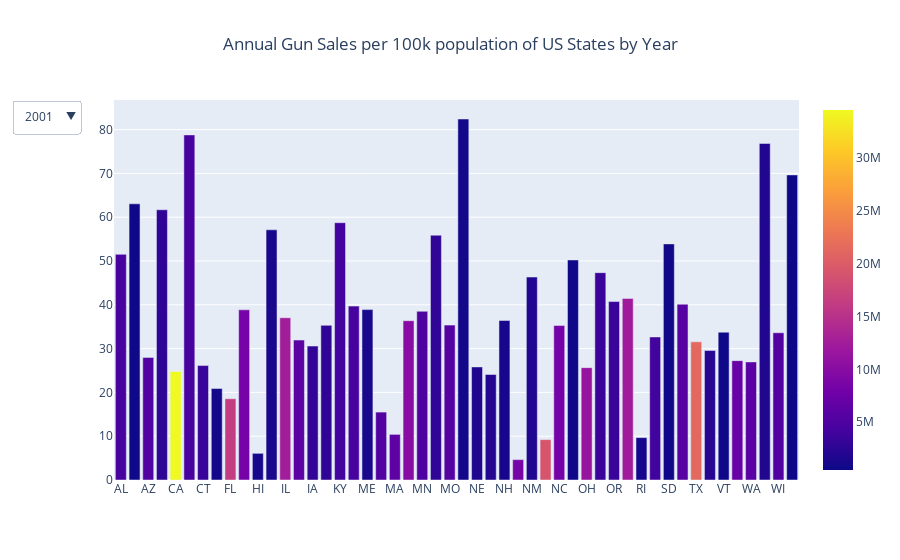

Notebook code for this chart:
### Markdown cell above
## Annual Gun Sales per 100k population of US States by Year Dropdown Menu

### Code cell
# bar plot for the guns sales per 100k people by state in any year
import plotly.express as px
import plotly.graph_objects as go

# We have a list for every day
# In your case will be gropuby('RuleName')
# here for every element d
# d[0] is the name(key) and d[1] is the dataframe
dfs = list(ann_sales_pop_bystate.groupby("year"))

first_title = dfs[0][0]
traces = []
buttons = []
for i,d in enumerate(dfs):
    visible = [False] * len(dfs)
    visible[i] = True
    name = d[0]
    traces.append(px.bar(d[1], x = 'code', y = 'gun_sales_per_100k', color = 'population', width= 200, height= 200).update_traces(visible=True if i==0 else False).data[0])
        # px.treemap(d[1],
        #            path=['year', 'code', ],
        #            values='population').update_traces(visible=True if i==0 else False).data[0]
        
  
    buttons.append(dict(label=name,
                        method="update",
                        args=[{"visible":visible},
                              {"title":f"{name}"}]))

updatemenus = [{'active':0, "buttons":buttons}]

fig = go.Figure(data=traces,
                 layout=dict(updatemenus=updatemenus))
fig.update_layout(title=first_title, title_x=0.5, title_text = 'Annual Gun Sales per 100k population of US States by Year ')
fig.show()

# write to make file
import plotly.io as pio
pio.write_html(fig, file='Barplot_Annual_Gun_Sales_100k.html', auto_open=True)

### Figure 1 — Plotly figure (JSON) as saved in the notebook; plotly's stock layout.template omitted (floating-point values rounded to 4 significant figures)
{"data": [{"alignmentgroup": "True", "hovertemplate": "code=%{x}<br>gun_sales_per_100k=%{y}<br>population=%{marker.color}<extra></extra>", "legendgroup": "", "marker": {"color": [4468000.0, 633700.0, 5273000.0, 2692000.0, 34480000.0, 4426000.0, 3433000.0, 795700.0, 16360000.0, 8377000.0, 1226000.0, 1320000.0, 12490000.0, 6128000.0, 2932000.0, 2702000.0, 4068000.0, 4478000.0, 1286000.0, 5375000.0, 6398000.0, 9991000.0, 4983000.0, 2853000.0, 5641000.0, 907000.0, 1720000.0, 2098000.0, 1256000.0, 8493000.0, 1832000.0, 19080000.0, 8210000.0, 639100.0, 11390000.0, 3467000.0, 3468000.0, 12300000.0, 1057000.0, 4065000.0, 758000.0, 5751000.0, 21320000.0, 2284000.0, 612200.0, 7198000.0, 5986000.0, 1801000.0, 5407000.0, 494700.0], "coloraxis": "coloraxis"}, "name": "", "offsetgroup": "", "orientation": "v", "showlegend": false, "textposition": "auto", "type": "bar", "visible": true, "x": ["AL", "AK", "AZ", "AR", "CA", "CO", "CT", "DE", "FL", "GA", "HI", "ID", "IL", "IN", "IA", "KS", "KY", "LA", "ME", "MD", "MA", "MI", "MN", "MS", "MO", "MT", "NE", "NV", "NH", "NJ", "NM", "NY", "NC", "ND", "OH", "OK", "OR", "PA", "RI", "SC", "SD", "TN", "TX", "UT", "VT", "VA", "WA", "WV", "WI", "WY"], "xaxis": "x", "y": [51.52, 63.06, 27.99, 61.7, 24.78, 78.79, 26.13, 20.89, 18.55, 38.86, 6.088, 57.12, 37.05, 31.95, 30.58, 35.31, 58.75, 39.7, 38.9, 15.51, 10.42, 36.37, 38.52, 55.88, 35.36, 82.42, 25.82, 24.09, 36.42, 4.654, 46.34, 9.221, 35.27, 50.24, 25.66, 47.34, 40.74, 41.46, 9.68, 32.66, 53.91, 40.13, 31.56, 29.56, 33.74, 27.25, 26.96, 76.84, 33.62, 69.65], "yaxis": "y"}, {"alignmentgroup": "True", "hovertemplate": "code=%{x}<br>gun_sales_per_100k=%{y}<br>population=%{marker.color}<extra></extra>", "legendgroup": "", "marker": {"color": [4480000.0, 642300.0, 5396000.0, 2706000.0, 34870000.0, 4490000.0, 3459000.0, 806200.0, 16690000.0, 8508000.0, 1240000.0, 1340000.0, 12530000.0, 6156000.0, 2934000.0, 2714000.0, 4090000.0, 4497000.0, 1296000.0, 5440000.0, 6417000.0, 10020000.0, 5019000.0, 2859000.0, 5675000.0, 911700.0, 1728000.0, 2174000.0, 1269000.0, 8553000.0, 1855000.0, 19140000.0, 8326000.0, 638200.0, 11410000.0, 3489000.0, 3513000.0, 12330000.0, 1066000.0, 4108000.0, 760000.0, 5796000.0, 21690000.0, 2325000.0, 615400.0, 7287000.0, 6052000.0, 1805000.0, 5445000.0, 500000.0], "coloraxis": "coloraxis"}, "name": "", "offsetgroup": "", "orientation": "v", "showlegend": false, "textposition": "auto", "type": "bar", "visible": false, "x": ["AL", "AK", "AZ", "AR", "CA", "CO", "CT", "DE", "FL", "GA", "HI", "ID", "IL", "IN", "IA", "KS", "KY", "LA", "ME", "MD", "MA", "MI", "MN", "MS", "MO", "MT", "NE", "NV", "NH", "NJ", "NM", "NY", "NC", "ND", "OH", "OK", "OR", "PA", "RI", "SC", "SD", "TN", "TX", "UT", "VT", "VA", "WA", "WV", "WI", "WY"], "xaxis": "x", "y": [49.33, 57.28, 26.36, 56.7, 19.63, 40.92, 27.06, 20.33, 17.31, 33.52, 6.298, 55.25, 35.62, 30.58, 30.79, 34.68, 56.1, 37.71, 38.52, 14.48, 14.78, 35.3, 38.33, 52.45, 34.89, 83.72, 24.98, 21.69, 39.14, 5.065, 43.15, 8.409, 32.3, 49.11, 26.04, 45.71, 39.14, 46.04, 8.932, 29.69, 58.26, 38.48, 30.65, 26.54, 33.28, 26.32, 31.96, 74.69, 31.91, 67.17], "yaxis": "y"}, {"alignmentgroup": "True", "hovertemplate": "code=%{x}<br>gun_sales_per_100k=%{y}<br>population=%{marker.color}<extra></extra>", "legendgroup": "", "marker": {"color": [4503000.0, 648400.0, 5510000.0, 2725000.0, 35250000.0, 4529000.0, 3484000.0, 818000.0, 17000000.0, 8623000.0, 1251000.0, 1363000.0, 12560000.0, 6197000.0, 2942000.0, 2723000.0, 4117000.0, 4521000.0, 1307000.0, 5496000.0, 6423000.0, 10040000.0, 5054000.0, 2868000.0, 5709000.0, 919600.0, 1739000.0, 2249000.0, 1280000.0, 8601000.0, 1878000.0, 19180000.0, 8423000.0, 638800.0, 11430000.0, 3505000.0, 3547000.0, 12370000.0, 1071000.0, 4150000.0, 763700.0, 5848000.0, 22030000.0, 2360000.0, 617900.0, 7367000.0, 6104000.0, 1812000.0, 5479000.0, 503500.0], "coloraxis": "coloraxis"}, "name": "", "offsetgroup": "", "orientation": "v", "showlegend": false, "textposition": "auto", "type": "bar", "visible": false, "x": ["AL", "AK", "AZ", "AR", "CA", "CO", "CT", "DE", "FL", "GA", "HI", "ID", "IL", "IN", "IA", "KS", "KY", "LA", "ME", "MD", "MA", "MI", "MN", "MS", "MO", "MT", "NE", "NV", "NH", "NJ", "NM", "NY", "NC", "ND", "OH", "OK", "OR", "PA", "RI", "SC", "SD", "TN", "TX", "UT", "VT", "VA", "WA", "WV", "WI", "WY"], "xaxis": "x", "y": [50.07, 57.15, 26.44, 55.14, 14.88, 40.02, 28.86, 20.0, 17.54, 32.73, 5.946, 54.77, 41.09, 29.67, 32.33, 35.76, 55.1, 38.86, 38.96, 14.24, 20.46, 34.08, 45.46, 52.6, 35.53, 87.85, 25.74, 21.98, 42.76, 4.852, 42.15, 7.866, 31.4, 52.27, 26.12, 47.8, 40.3, 41.69, 9.017, 29.24, 62.43, 37.58, 31.24, 29.87, 32.32, 27.18, 35.04, 72.71, 34.42, 65.91], "yaxis": "y"}, {"alignmentgroup": "True", "hovertemplate": "code=%{x}<br>gun_sales_per_100k=%{y}<br>population=%{marker.color}<extra></extra>", "legendgroup": "", "marker": {"color": [4531000.0, 659300.0, 5652000.0, 2750000.0, 35570000.0, 4575000.0, 3496000.0, 830800.0, 17420000.0, 8769000.0, 1274000.0, 1392000.0, 12590000.0, 6233000.0, 2954000.0, 2734000.0, 4146000.0, 4552000.0, 1314000.0, 5547000.0, 6412000.0, 10060000.0, 5088000.0, 2889000.0, 5748000.0, 930000.0, 1749000.0, 2346000.0, 1290000.0, 8635000.0, 1904000.0, 19170000.0, 8553000.0, 644700.0, 11450000.0, 3525000.0, 3569000.0, 12410000.0, 1075000.0, 4211000.0, 770400.0, 5911000.0, 22390000.0, 2402000.0, 619900.0, 7476000.0, 6179000.0, 1816000.0, 5514000.0, 509100.0], "coloraxis": "coloraxis"}, "name": "", "offsetgroup": "", "orientation": "v", "showlegend": false, "textposition": "auto", "type": "bar", "visible": false, "x": ["AL", "AK", "AZ", "AR", "CA", "CO", "CT", "DE", "FL", "GA", "HI", "ID", "IL", "IN", "IA", "KS", "KY", "LA", "ME", "MD", "MA", "MI", "MN", "MS", "MO", "MT", "NE", "NV", "NH", "NJ", "NM", "NY", "NC", "ND", "OH", "OK", "OR", "PA", "RI", "SC", "SD", "TN", "TX", "UT", "VT", "VA", "WA", "WV", "WI", "WY"], "xaxis": "x", "y": [50.76, 61.44, 27.55, 57.59, 15.43, 42.45, 28.87, 19.77, 18.26, 26.48, 5.73, 54.28, 46.9, 28.32, 33.35, 36.21, 56.67, 37.88, 40.09, 13.97, 17.62, 34.05, 44.78, 52.71, 36.42, 89.83, 27.69, 23.34, 44.02, 4.329, 42.83, 8.357, 32.32, 53.81, 28.56, 49.13, 41.94, 40.68, 9.356, 29.48, 65.32, 38.81, 30.05, 33.3, 31.44, 28.5, 32.93, 73.14, 33.93, 69.59], "yaxis": "y"}, {"alignmentgroup": "True", "hovertemplate": "code=%{x}<br>gun_sales_per_100k=%{y}<br>population=%{marker.color}<extra></extra>", "legendgroup": "", "marker": {"color": [4570000.0, 666900.0, 5839000.0, 2781000.0, 35830000.0, 4632000.0, 3507000.0, 845200.0, 17840000.0, 8926000.0, 1293000.0, 1428000.0, 12610000.0, 6279000.0, 2964000.0, 2745000.0, 4183000.0, 4577000.0, 1319000.0, 5592000.0, 6403000.0, 10050000.0, 5120000.0, 2906000.0, 5790000.0, 940100.0, 1761000.0, 2432000.0, 1298000.0, 8652000.0, 1932000.0, 19130000.0, 8705000.0, 646100.0, 11460000.0, 3549000.0, 3613000.0, 12450000.0, 1068000.0, 4270000.0, 775500.0, 5991000.0, 22780000.0, 2458000.0, 621200.0, 7577000.0, 6257000.0, 1820000.0, 5546000.0, 514200.0], "coloraxis": "coloraxis"}, "name": "", "offsetgroup": "", "orientation": "v", "showlegend": false, "textposition": "auto", "type": "bar", "visible": false, "x": ["AL", "AK", "AZ", "AR", "CA", "CO", "CT", "DE", "FL", "GA", "HI", "ID", "IL", "IN", "IA", "KS", "KY", "LA", "ME", "MD", "MA", "MI", "MN", "MS", "MO", "MT", "NE", "NV", "NH", "NJ", "NM", "NY", "NC", "ND", "OH", "OK", "OR", "PA", "RI", "SC", "SD", "TN", "TX", "UT", "VT", "VA", "WA", "WV", "WI", "WY"], "xaxis": "x", "y": [51.62, 66.74, 30.25, 58.97, 17.05, 44.54, 27.83, 20.26, 20.77, 28.88, 5.86, 56.25, 41.8, 27.43, 33.85, 35.81, 55.61, 45.44, 38.16, 14.47, 16.45, 33.53, 43.79, 57.71, 37.0, 89.42, 27.35, 25.79, 42.94, 4.228, 42.46, 8.299, 31.19, 55.72, 27.32, 51.3, 43.74, 38.79, 9.035, 33.21, 65.47, 42.3, 32.43, 36.2, 29.95, 29.26, 35.09, 73.42, 33.0, 73.73], "yaxis": "y"}, {"alignmentgroup": "True", "hovertemplate": "code=%{x}<br>gun_sales_per_100k=%{y}<br>population=%{marker.color}<extra></extra>", "legendgroup": "", "marker": {"color": [4629000.0, 675300.0, 6029000.0, 2822000.0, 36020000.0, 4720000.0, 3517000.0, 859300.0, 18170000.0, 9156000.0, 1310000.0, 1469000.0, 12640000.0, 6333000.0, 2983000.0, 2763000.0, 4219000.0, 4303000.0, 1324000.0, 5627000.0, 6410000.0, 10040000.0, 5164000.0, 2905000.0, 5843000.0, 952700.0, 1773000.0, 2523000.0, 1308000.0, 8662000.0, 1962000.0, 19100000.0, 8917000.0, 649400.0, 11480000.0, 3594000.0, 3671000.0, 12510000.0, 1063000.0, 4358000.0, 783000.0, 6089000.0, 23360000.0, 2526000.0, 622900.0, 7674000.0, 6371000.0, 1828000.0, 5578000.0, 522700.0], "coloraxis": "coloraxis"}, "name": "", "offsetgroup": "", "orientation": "v", "showlegend": false, "textposition": "auto", "type": "bar", "visible": false, "x": ["AL", "AK", "AZ", "AR", "CA", "CO", "CT", "DE", "FL", "GA", "HI", "ID", "IL", "IN", "IA", "KS", "KY", "LA", "ME", "MD", "MA", "MI", "MN", "MS", "MO", "MT", "NE", "NV", "NH", "NJ", "NM", "NY", "NC", "ND", "OH", "OK", "OR", "PA", "RI", "SC", "SD", "TN", "TX", "UT", "VT", "VA", "WA", "WV", "WI", "WY"], "xaxis": "x", "y": [52.53, 69.65, 33.87, 60.29, 17.15, 45.49, 27.75, 19.43, 22.66, 34.07, 5.794, 61.97, 41.74, 29.32, 34.01, 39.5, 187.6, 49.31, 40.12, 14.61, 21.4, 33.12, 47.39, 61.65, 39.43, 92.13, 28.89, 28.92, 48.27, 4.308, 46.03, 10.42, 32.52, 60.72, 28.32, 53.07, 44.6, 41.6, 9.346, 34.1, 67.27, 42.46, 32.97, 42.23, 33.25, 31.13, 40.09, 75.45, 33.93, 81.08], "yaxis": "y"}, {"alignmentgroup": "True", "hovertemplate": "code=%{x}<br>gun_sales_per_100k=%{y}<br>population=%{marker.color}<extra></extra>", "legendgroup": "", "marker": {"color": [4673000.0, 680300.0, 6168000.0, 2849000.0, 36250000.0, 4804000.0, 3527000.0, 871700.0, 18370000.0, 9350000.0, 1316000.0, 1505000.0, 12700000.0, 6380000.0, 2999000.0, 2784000.0, 4257000.0, 4376000.0, 1327000.0, 5653000.0, 6432000.0, 10000000.0, 5207000.0, 2928000.0, 5888000.0, 964700.0, 1783000.0, 2601000.0, 1313000.0, 8678000.0, 1990000.0, 19130000.0, 9118000.0, 652800.0, 11500000.0, 3634000.0, 3722000.0, 12560000.0, 1057000.0, 4444000.0, 791600.0, 6176000.0, 23830000.0, 2598000.0, 623500.0, 7751000.0, 6462000.0, 1834000.0, 5611000.0, 534900.0], "coloraxis": "coloraxis"}, "name": "", "offsetgroup": "", "orientation": "v", "showlegend": false, "textposition": "auto", "type": "bar", "visible": false, "x": ["AL", "AK", "AZ", "AR", "CA", "CO", "CT", "DE", "FL", "GA", "HI", "ID", "IL", "IN", "IA", "KS", "KY", "LA", "ME", "MD", "MA", "MI", "MN", "MS", "MO", "MT", "NE", "NV", "NH", "NJ", "NM", "NY", "NC", "ND", "OH", "OK", "OR", "PA", "RI", "SC", "SD", "TN", "TX", "UT", "VT", "VA", "WA", "WV", "WI", "WY"], "xaxis": "x", "y": [52.51, 72.91, 31.14, 59.62, 23.61, 46.16, 32.92, 18.25, 23.2, 28.93, 4.956, 62.39, 42.3, 29.29, 32.97, 40.05, 373.0, 47.58, 38.64, 14.19, 25.72, 31.18, 47.64, 59.86, 46.55, 93.66, 29.18, 27.02, 49.61, 4.196, 46.88, 11.09, 31.72, 64.81, 28.36, 52.03, 43.69, 44.78, 9.668, 33.78, 68.23, 39.14, 32.88, 48.91, 32.0, 31.16, 42.74, 72.19, 32.19, 79.96], "yaxis": "y"}, {"alignmentgroup": "True", "hovertemplate": "code=%{x}<br>gun_sales_per_100k=%{y}<br>population=%{marker.color}<extra></extra>", "legendgroup": "", "marker": {"color": [4718000.0, 687500.0, 6280000.0, 2875000.0, 36600000.0, 4890000.0, 3546000.0, 883900.0, 18530000.0, 9505000.0, 1332000.0, 1534000.0, 12750000.0, 6425000.0, 3017000.0, 2808000.0, 4290000.0, 4436000.0, 1331000.0, 5685000.0, 6469000.0, 9947000.0, 5247000.0, 2948000.0, 5924000.0, 976400.0, 1796000.0, 2654000.0, 1316000.0, 8711000.0, 2011000.0, 19210000.0, 9309000.0, 657600.0, 11520000.0, 3669000.0, 3769000.0, 12610000.0, 1055000.0, 4529000.0, 799100.0, 6247000.0, 24310000.0, 2663000.0, 624200.0, 7833000.0, 6562000.0, 1840000.0, 5641000.0, 546000.0], "coloraxis": "coloraxis"}, "name": "", "offsetgroup": "", "orientation": "v", "showlegend": false, "textposition": "auto", "type": "bar", "visible": false, "x": ["AL", "AK", "AZ", "AR", "CA", "CO", "CT", "DE", "FL", "GA", "HI", "ID", "IL", "IN", "IA", "KS", "KY", "LA", "ME", "MD", "MA", "MI", "MN", "MS", "MO", "MT", "NE", "NV", "NH", "NJ", "NM", "NY", "NC", "ND", "OH", "OK", "OR", "PA", "RI", "SC", "SD", "TN", "TX", "UT", "VT", "VA", "WA", "WV", "WI", "WY"], "xaxis": "x", "y": [63.46, 89.79, 33.23, 66.72, 21.32, 58.39, 43.97, 20.48, 27.19, 38.65, 6.432, 65.47, 48.32, 34.23, 35.91, 44.9, 438.5, 55.99, 42.51, 15.76, 18.53, 35.92, 52.83, 61.42, 54.27, 99.96, 31.5, 35.89, 51.14, 4.652, 52.78, 11.55, 37.32, 71.22, 30.4, 60.4, 47.73, 47.46, 11.76, 40.83, 78.2, 45.27, 38.86, 68.19, 35.23, 35.61, 48.24, 80.25, 33.12, 90.2], "yaxis": "y"}, {"alignmentgroup": "True", "hovertemplate": "code=%{x}<br>gun_sales_per_100k=%{y}<br>population=%{marker.color}<extra></extra>", "legendgroup": "", "marker": {"color": [4758000.0, 698900.0, 6343000.0, 2897000.0, 36960000.0, 4972000.0, 3562000.0, 891700.0, 18650000.0, 9621000.0, 1347000.0, 1554000.0, 12800000.0, 6459000.0, 3033000.0, 2833000.0, 4317000.0, 4492000.0, 1330000.0, 5730000.0, 6518000.0, 9902000.0, 5281000.0, 2959000.0, 5961000.0, 984000.0, 1813000.0, 2685000.0, 1316000.0, 8756000.0, 2037000.0, 19310000.0, 9450000.0, 665000.0, 11530000.0, 3718000.0, 3809000.0, 12670000.0, 1054000.0, 4590000.0, 807100.0, 6306000.0, 24800000.0, 2723000.0, 624800.0, 7926000.0, 6667000.0, 1848000.0, 5669000.0, 559900.0], "coloraxis": "coloraxis"}, "name": "", "offsetgroup": "", "orientation": "v", "showlegend": false, "textposition": "auto", "type": "bar", "visible": false, "x": ["AL", "AK", "AZ", "AR", "CA", "CO", "CT", "DE", "FL", "GA", "HI", "ID", "IL", "IN", "IA", "KS", "KY", "LA", "ME", "MD", "MA", "MI", "MN", "MS", "MO", "MT", "NE", "NV", "NH", "NJ", "NM", "NY", "NC", "ND", "OH", "OK", "OR", "PA", "RI", "SC", "SD", "TN", "TX", "UT", "VT", "VA", "WA", "WV", "WI", "WY"], "xaxis": "x", "y": [66.81, 86.97, 33.95, 72.44, 21.32, 63.08, 56.84, 23.02, 29.84, 38.79, 7.805, 63.84, 58.77, 42.39, 39.64, 50.48, 507.2, 55.01, 45.84, 16.61, 15.17, 36.58, 53.99, 56.46, 59.67, 103.6, 32.73, 39.98, 57.82, 6.343, 52.46, 12.49, 38.99, 72.13, 34.31, 63.1, 48.59, 50.66, 14.05, 46.75, 78.99, 64.86, 40.88, 94.05, 36.95, 37.4, 50.5, 84.88, 34.74, 91.8], "yaxis": "y"}, {"alignmentgroup": "True", "hovertemplate": "code=%{x}<br>gun_sales_per_100k=%{y}<br>population=%{marker.color}<extra></extra>", "legendgroup": "", "marker": {"color": [4786000.0, 713900.0, 6409000.0, 2922000.0, 37330000.0, 5048000.0, 3579000.0, 899700.0, 18850000.0, 9713000.0, 1364000.0, 1571000.0, 12840000.0, 6490000.0, 3050000.0, 2859000.0, 4348000.0, 4545000.0, 1327000.0, 5787000.0, 6563000.0, 9876000.0, 5310000.0, 2970000.0, 5996000.0, 990500.0, 1830000.0, 2703000.0, 1317000.0, 8803000.0, 2065000.0, 19400000.0, 9560000.0, 674300.0, 11550000.0, 3759000.0, 3837000.0, 12710000.0, 1053000.0, 4636000.0, 816200.0, 6357000.0, 25250000.0, 2774000.0, 625800.0, 8024000.0, 6742000.0, 1854000.0, 5689000.0, 564200.0], "coloraxis": "coloraxis"}, "name": "", "offsetgroup": "", "orientation": "v", "showlegend": false, "textposition": "auto", "type": "bar", "visible": false, "x": ["AL", "AK", "AZ", "AR", "CA", "CO", "CT", "DE", "FL", "GA", "HI", "ID", "IL", "IN", "IA", "KS", "KY", "LA", "ME", "MD", "MA", "MI", "MN", "MS", "MO", "MT", "NE", "NV", "NH", "NJ", "NM", "NY", "NC", "ND", "OH", "OK", "OR", "PA", "RI", "SC", "SD", "TN", "TX", "UT", "VT", "VA", "WA", "WV", "WI", "WY"], "xaxis": "x", "y": [64.49, 92.33, 32.15, 65.51, 21.87, 59.59, 50.18, 21.38, 29.68, 34.31, 7.724, 58.59, 54.15, 53.26, 40.89, 50.42, 548.7, 52.63, 49.71, 15.23, 17.66, 35.26, 56.0, 57.2, 58.32, 102.1, 31.85, 38.76, 60.72, 5.739, 52.82, 12.45, 34.69, 69.82, 34.06, 62.22, 48.17, 49.3, 14.09, 43.49, 77.37, 64.66, 38.35, 199.4, 38.79, 39.98, 49.74, 86.05, 34.24, 84.56], "yaxis": "y"}, {"alignmentgroup": "True", "hovertemplate": "code=%{x}<br>gun_sales_per_100k=%{y}<br>population=%{marker.color}<extra></extra>", "legendgroup": "", "marker": {"color": [4802000.0, 723400.0, 6469000.0, 2939000.0, 37670000.0, 5118000.0, 3589000.0, 908000.0, 19080000.0, 9810000.0, 1377000.0, 1584000.0, 12860000.0, 6516000.0, 3064000.0, 2870000.0, 4367000.0, 4575000.0, 1328000.0, 5840000.0, 6606000.0, 9875000.0, 5347000.0, 2978000.0, 6010000.0, 997600.0, 1842000.0, 2718000.0, 1318000.0, 8837000.0, 2078000.0, 19500000.0, 9651000.0, 684900.0, 11550000.0, 3786000.0, 3868000.0, 12740000.0, 1050000.0, 4674000.0, 823800.0, 6398000.0, 25640000.0, 2815000.0, 626300.0, 8106000.0, 6821000.0, 1855000.0, 5709000.0, 567300.0], "coloraxis": "coloraxis"}, "name": "", "offsetgroup": "", "orientation": "v", "showlegend": false, "textposition": "auto", "type": "bar", "visible": false, "x": ["AL", "AK", "AZ", "AR", "CA", "CO", "CT", "DE", "FL", "GA", "HI", "ID", "IL", "IN", "IA", "KS", "KY", "LA", "ME", "MD", "MA", "MI", "MN", "MS", "MO", "MT", "NE", "NV", "NH", "NJ", "NM", "NY", "NC", "ND", "OH", "OK", "OR", "PA", "RI", "SC", "SD", "TN", "TX", "UT", "VT", "VA", "WA", "WV", "WI", "WY"], "xaxis": "x", "y": [70.0, 97.04, 38.88, 70.18, 24.04, 65.7, 51.84, 24.77, 33.71, 37.5, 9.176, 67.31, 64.48, 55.22, 58.73, 57.46, 522.3, 57.82, 55.07, 17.64, 23.23, 36.12, 63.12, 62.14, 65.71, 109.2, 35.76, 43.69, 69.03, 6.819, 55.64, 13.94, 38.88, 89.12, 40.6, 71.8, 54.24, 56.43, 16.44, 49.09, 84.55, 70.5, 45.06, 362.7, 43.58, 40.89, 57.82, 99.99, 56.54, 92.05], "yaxis": "y"}, {"alignmentgroup": "True", "hovertemplate": "code=%{x}<br>gun_sales_per_100k=%{y}<br>population=%{marker.color}<extra></extra>", "legendgroup": "", "marker": {"color": [4818000.0, 730300.0, 6551000.0, 2950000.0, 38000000.0, 5189000.0, 3592000.0, 917100.0, 19320000.0, 9916000.0, 1390000.0, 1596000.0, 12870000.0, 6538000.0, 3075000.0, 2885000.0, 4380000.0, 4602000.0, 1329000.0, 5885000.0, 6645000.0, 9883000.0, 5380000.0, 2986000.0, 6025000.0, 1005000.0, 1855000.0, 2754000.0, 1322000.0, 8868000.0, 2084000.0, 19580000.0, 9748000.0, 701300.0, 11550000.0, 3816000.0, 3900000.0, 12760000.0, 1050000.0, 4723000.0, 834000.0, 6455000.0, 26060000.0, 2855000.0, 626000.0, 8187000.0, 6895000.0, 1857000.0, 5725000.0, 576600.0], "coloraxis": "coloraxis"}, "name": "", "offsetgroup": "", "orientation": "v", "showlegend": false, "textposition": "auto", "type": "bar", "visible": false, "x": ["AL", "AK", "AZ", "AR", "CA", "CO", "CT", "DE", "FL", "GA", "HI", "ID", "IL", "IN", "IA", "KS", "KY", "LA", "ME", "MD", "MA", "MI", "MN", "MS", "MO", "MT", "NE", "NV", "NH", "NJ", "NM", "NY", "NC", "ND", "OH", "OK", "OR", "PA", "RI", "SC", "SD", "TN", "TX", "UT", "VT", "VA", "WA", "WV", "WI", "WY"], "xaxis": "x", "y": [89.54, 116.9, 51.85, 83.46, 29.81, 79.94, 66.12, 33.5, 43.18, 46.95, 12.54, 85.54, 80.51, 72.75, 48.03, 73.12, 591.2, 70.9, 69.13, 23.21, 31.67, 43.55, 81.97, 74.44, 85.2, 133.7, 46.28, 53.14, 96.99, 9.681, 68.83, 17.3, 50.19, 121.0, 54.46, 96.44, 68.48, 75.88, 22.9, 65.29, 106.0, 81.2, 55.11, 80.91, 55.13, 54.82, 75.3, 121.5, 81.99, 109.9], "yaxis": "y"}, {"alignmentgroup": "True", "hovertemplate": "code=%{x}<br>gun_sales_per_100k=%{y}<br>population=%{marker.color}<extra></extra>", "legendgroup": "", "marker": {"color": [4834000.0, 735100.0, 6627000.0, 2959000.0, 38330000.0, 5268000.0, 3596000.0, 925700.0, 19550000.0, 9992000.0, 1404000.0, 1612000.0, 12880000.0, 6571000.0, 3090000.0, 2894000.0, 4395000.0, 4625000.0, 1328000.0, 5929000.0, 6693000.0, 9896000.0, 5420000.0, 2991000.0, 6044000.0, 1015000.0, 1869000.0, 2790000.0, 1323000.0, 8899000.0, 2085000.0, 19650000.0, 9848000.0, 723400.0, 11570000.0, 3851000.0, 3930000.0, 12770000.0, 1052000.0, 4775000.0, 844900.0, 6496000.0, 26450000.0, 2901000.0, 626600.0, 8260000.0, 6971000.0, 1854000.0, 5743000.0, 582700.0], "coloraxis": "coloraxis"}, "name": "", "offsetgroup": "", "orientation": "v", "showlegend": false, "textposition": "auto", "type": "bar", "visible": false, "x": ["AL", "AK", "AZ", "AR", "CA", "CO", "CT", "DE", "FL", "GA", "HI", "ID", "IL", "IN", "IA", "KS", "KY", "LA", "ME", "MD", "MA", "MI", "MN", "MS", "MO", "MT", "NE", "NV", "NH", "NJ", "NM", "NY", "NC", "ND", "OH", "OK", "OR", "PA", "RI", "SC", "SD", "TN", "TX", "UT", "VT", "VA", "WA", "WV", "WI", "WY"], "xaxis": "x", "y": [116.7, 127.1, 54.78, 94.53, 35.7, 97.69, 81.85, 43.28, 54.92, 52.83, 12.4, 91.49, 99.41, 90.87, 51.79, 78.82, 359.1, 76.32, 72.84, 38.99, 37.56, 50.93, 97.0, 77.46, 93.81, 135.8, 49.0, 52.65, 111.6, 13.49, 74.97, 17.97, 58.35, 118.6, 58.85, 98.85, 69.8, 81.79, 25.36, 70.3, 109.0, 92.5, 61.75, 111.9, 57.67, 60.34, 80.49, 134.3, 75.69, 121.3], "yaxis": "y"}, {"alignmentgroup": "True", "hovertemplate": "code=%{x}<br>gun_sales_per_100k=%{y}<br>population=%{marker.color}<extra></extra>", "legendgroup": "", "marker": {"color": [4842000.0, 736300.0, 6730000.0, 2967000.0, 38600000.0, 5350000.0, 3595000.0, 932500.0, 19850000.0, 10070000.0, 1415000.0, 1631000.0, 12880000.0, 6594000.0, 3109000.0, 2900000.0, 4414000.0, 4644000.0, 1331000.0, 5957000.0, 6763000.0, 9930000.0, 5451000.0, 2990000.0, 6056000.0, 1022000.0, 1879000.0, 2818000.0, 1333000.0, 8865000.0, 2090000.0, 19650000.0, 9933000.0, 737400.0, 11600000.0, 3878000.0, 3963000.0, 12790000.0, 1056000.0, 4824000.0, 849100.0, 6541000.0, 26960000.0, 2937000.0, 625200.0, 8311000.0, 7055000.0, 1849000.0, 5752000.0, 582500.0], "coloraxis": "coloraxis"}, "name": "", "offsetgroup": "", "orientation": "v", "showlegend": false, "textposition": "auto", "type": "bar", "visible": false, "x": ["AL", "AK", "AZ", "AR", "CA", "CO", "CT", "DE", "FL", "GA", "HI", "ID", "IL", "IN", "IA", "KS", "KY", "LA", "ME", "MD", "MA", "MI", "MN", "MS", "MO", "MT", "NE", "NV", "NH", "NJ", "NM", "NY", "NC", "ND", "OH", "OK", "OR", "PA", "RI", "SC", "SD", "TN", "TX", "UT", "VT", "VA", "WA", "WV", "WI", "WY"], "xaxis": "x", "y": [128.3, 119.0, 46.16, 78.95, 38.21, 77.25, 75.2, 46.06, 52.13, 48.13, 10.76, 80.77, 104.3, 98.21, 40.85, 59.36, 564.6, 67.91, 62.45, 23.87, 26.52, 42.71, 88.26, 71.84, 85.38, 119.2, 36.49, 41.43, 93.51, 10.41, 66.89, 18.6, 119.0, 95.67, 51.4, 89.86, 61.32, 70.32, 19.32, 60.07, 98.52, 81.54, 54.37, 89.83, 50.39, 50.51, 68.34, 120.0, 58.13, 108.3], "yaxis": "y"}, {"alignmentgroup": "True", "hovertemplate": "code=%{x}<br>gun_sales_per_100k=%{y}<br>population=%{marker.color}<extra></extra>", "legendgroup": "", "marker": {"color": [4852000.0, 737500.0, 6830000.0, 2978000.0, 38920000.0, 5451000.0, 3587000.0, 941300.0, 20210000.0, 10180000.0, 1422000.0, 1651000.0, 12860000.0, 6608000.0, 3121000.0, 2909000.0, 4426000.0, 4665000.0, 1328000.0, 5986000.0, 6794000.0, 9932000.0, 5482000.0, 2988000.0, 6072000.0, 1030000.0, 1891000.0, 2867000.0, 1336000.0, 8868000.0, 2089000.0, 19650000.0, 10030000.0, 754100.0, 11620000.0, 3910000.0, 4016000.0, 12780000.0, 1056000.0, 4892000.0, 854000.0, 6591000.0, 27470000.0, 2982000.0, 625200.0, 8362000.0, 7164000.0, 1842000.0, 5761000.0, 585600.0], "coloraxis": "coloraxis"}, "name": "", "offsetgroup": "", "orientation": "v", "showlegend": false, "textposition": "auto", "type": "bar", "visible": false, "x": ["AL", "AK", "AZ", "AR", "CA", "CO", "CT", "DE", "FL", "GA", "HI", "ID", "IL", "IN", "IA", "KS", "KY", "LA", "ME", "MD", "MA", "MI", "MN", "MS", "MO", "MT", "NE", "NV", "NH", "NJ", "NM", "NY", "NC", "ND", "OH", "OK", "OR", "PA", "RI", "SC", "SD", "TN", "TX", "UT", "VT", "VA", "WA", "WV", "WI", "WY"], "xaxis": "x", "y": [152.0, 116.1, 48.53, 86.41, 45.25, 83.3, 85.79, 53.56, 56.76, 55.7, 10.75, 82.94, 97.01, 163.0, 47.2, 63.89, 727.2, 79.88, 71.33, 21.0, 24.62, 50.44, 94.72, 84.45, 96.33, 123.9, 41.95, 44.47, 102.4, 10.15, 70.8, 17.61, 53.02, 92.07, 64.43, 91.9, 68.76, 77.7, 20.95, 66.84, 117.4, 99.25, 57.31, 85.46, 55.32, 55.37, 70.12, 135.2, 66.53, 106.5], "yaxis": "y"}, {"alignmentgroup": "True", "hovertemplate": "code=%{x}<br>gun_sales_per_100k=%{y}<br>population=%{marker.color}<extra></extra>", "legendgroup": "", "marker": {"color": [4864000.0, 741500.0, 6941000.0, 2990000.0, 39170000.0, 5539000.0, 3578000.0, 948900.0, 20610000.0, 10300000.0, 1428000.0, 1682000.0, 12820000.0, 6634000.0, 3131000.0, 2911000.0, 4438000.0, 4678000.0, 1331000.0, 6003000.0, 6824000.0, 9951000.0, 5523000.0, 2988000.0, 6087000.0, 1041000.0, 1906000.0, 2918000.0, 1342000.0, 8871000.0, 2092000.0, 19630000.0, 10150000.0, 754400.0, 11630000.0, 3926000.0, 4090000.0, 12780000.0, 1057000.0, 4958000.0, 863000.0, 6646000.0, 27910000.0, 3042000.0, 623700.0, 8410000.0, 7295000.0, 1831000.0, 5773000.0, 584200.0], "coloraxis": "coloraxis"}, "name": "", "offsetgroup": "", "orientation": "v", "showlegend": false, "textposition": "auto", "type": "bar", "visible": false, "x": ["AL", "AK", "AZ", "AR", "CA", "CO", "CT", "DE", "FL", "GA", "HI", "ID", "IL", "IN", "IA", "KS", "KY", "LA", "ME", "MD", "MA", "MI", "MN", "MS", "MO", "MT", "NE", "NV", "NH", "NJ", "NM", "NY", "NC", "ND", "OH", "OK", "OR", "PA", "RI", "SC", "SD", "TN", "TX", "UT", "VT", "VA", "WA", "WV", "WI", "WY"], "xaxis": "x", "y": [126.9, 118.2, 59.97, 88.97, 60.69, 97.58, 88.79, 62.63, 69.63, 59.5, 11.68, 92.93, 150.1, 216.6, 64.6, 67.52, 828.5, 83.77, 83.81, 27.55, 33.15, 58.25, 118.0, 92.43, 103.9, 131.0, 46.53, 50.72, 123.0, 13.74, 77.08, 20.62, 59.23, 95.48, 75.27, 92.86, 79.39, 89.44, 26.27, 81.28, 129.7, 107.5, 61.68, 96.95, 63.2, 62.83, 97.88, 132.4, 97.32, 108.9], "yaxis": "y"}, {"alignmentgroup": "True", "hovertemplate": "code=%{x}<br>gun_sales_per_100k=%{y}<br>population=%{marker.color}<extra></extra>", "legendgroup": "", "marker": {"color": [4874000.0, 739700.0, 7044000.0, 3001000.0, 39360000.0, 5612000.0, 3573000.0, 956800.0, 20960000.0, 10410000.0, 1424000.0, 1718000.0, 12780000.0, 6658000.0, 3142000.0, 2909000.0, 4452000.0, 4671000.0, 1335000.0, 6024000.0, 6860000.0, 9973000.0, 5566000.0, 2989000.0, 6107000.0, 1052000.0, 1916000.0, 2970000.0, 1349000.0, 8886000.0, 2092000.0, 19590000.0, 10270000.0, 754900.0, 11660000.0, 3931000.0, 4144000.0, 12790000.0, 1056000.0, 5021000.0, 872900.0, 6709000.0, 28300000.0, 3101000.0, 624300.0, 8464000.0, 7423000.0, 1817000.0, 5790000.0, 578900.0], "coloraxis": "coloraxis"}, "name": "", "offsetgroup": "", "orientation": "v", "showlegend": false, "textposition": "auto", "type": "bar", "visible": false, "x": ["AL", "AK", "AZ", "AR", "CA", "CO", "CT", "DE", "FL", "GA", "HI", "ID", "IL", "IN", "IA", "KS", "KY", "LA", "ME", "MD", "MA", "MI", "MN", "MS", "MO", "MT", "NE", "NV", "NH", "NJ", "NM", "NY", "NC", "ND", "OH", "OK", "OR", "PA", "RI", "SC", "SD", "TN", "TX", "UT", "VT", "VA", "WA", "WV", "WI", "WY"], "xaxis": "x", "y": [97.93, 109.3, 54.65, 79.17, 39.89, 88.56, 50.87, 52.92, 60.89, 52.03, 8.946, 106.0, 125.3, 124.7, 51.24, 65.82, 1042.0, 70.48, 72.37, 26.34, 30.1, 51.46, 122.8, 84.27, 85.97, 117.8, 38.79, 43.65, 95.71, 11.68, 76.38, 19.53, 52.38, 88.72, 64.59, 85.05, 82.34, 83.1, 23.38, 79.05, 112.9, 114.5, 54.76, 87.22, 60.24, 61.54, 78.09, 122.6, 90.93, 94.5], "yaxis": "y"}, {"alignmentgroup": "True", "hovertemplate": "code=%{x}<br>gun_sales_per_100k=%{y}<br>population=%{marker.color}<extra></extra>", "legendgroup": "", "marker": {"color": [4888000.0, 735100.0, 7158000.0, 3010000.0, 39460000.0, 5691000.0, 3572000.0, 965500.0, 21240000.0, 10510000.0, 1421000.0, 1751000.0, 12720000.0, 6695000.0, 3149000.0, 2911000.0, 4461000.0, 4660000.0, 1339000.0, 6036000.0, 6883000.0, 9984000.0, 5606000.0, 2981000.0, 6122000.0, 1061000.0, 1926000.0, 3027000.0, 1353000.0, 8886000.0, 2093000.0, 19530000.0, 10380000.0, 758100.0, 11680000.0, 3940000.0, 4182000.0, 12800000.0, 1058000.0, 5084000.0, 878700.0, 6772000.0, 28630000.0, 3154000.0, 624400.0, 8501000.0, 7524000.0, 1804000.0, 5807000.0, 577600.0], "coloraxis": "coloraxis"}, "name": "", "offsetgroup": "", "orientation": "v", "showlegend": false, "textposition": "auto", "type": "bar", "visible": false, "x": ["AL", "AK", "AZ", "AR", "CA", "CO", "CT", "DE", "FL", "GA", "HI", "ID", "IL", "IN", "IA", "KS", "KY", "LA", "ME", "MD", "MA", "MI", "MN", "MS", "MO", "MT", "NE", "NV", "NH", "NJ", "NM", "NY", "NC", "ND", "OH", "OK", "OR", "PA", "RI", "SC", "SD", "TN", "TX", "UT", "VT", "VA", "WA", "WV", "WI", "WY"], "xaxis": "x", "y": [97.04, 107.1, 52.79, 82.55, 32.87, 92.21, 49.75, 49.43, 56.63, 52.28, 9.917, 118.4, 222.5, 133.8, 60.08, 59.1, 1101.0, 65.93, 69.72, 25.1, 30.7, 49.07, 107.8, 82.95, 81.05, 110.9, 38.68, 42.09, 89.32, 10.48, 74.95, 18.36, 51.04, 82.23, 61.45, 84.33, 86.01, 79.83, 23.65, 55.22, 103.2, 102.5, 54.9, 93.82, 66.55, 56.08, 83.37, 133.9, 77.92, 104.1], "yaxis": "y"}, {"alignmentgroup": "True", "hovertemplate": "code=%{x}<br>gun_sales_per_100k=%{y}<br>population=%{marker.color}<extra></extra>", "legendgroup": "", "marker": {"color": [4903000.0, 731500.0, 7279000.0, 3018000.0, 39510000.0, 5759000.0, 3565000.0, 973800.0, 21480000.0, 10620000.0, 1416000.0, 1787000.0, 12670000.0, 6732000.0, 3155000.0, 2913000.0, 4468000.0, 4649000.0, 1344000.0, 6046000.0, 6893000.0, 9987000.0, 5640000.0, 2976000.0, 6137000.0, 1069000.0, 1934000.0, 3080000.0, 1360000.0, 8882000.0, 2097000.0, 19450000.0, 10490000.0, 762100.0, 11690000.0, 3957000.0, 4218000.0, 12800000.0, 1059000.0, 5149000.0, 884700.0, 6829000.0, 29000000.0, 3206000.0, 624000.0, 8536000.0, 7615000.0, 1792000.0, 5822000.0, 578800.0], "coloraxis": "coloraxis"}, "name": "", "offsetgroup": "", "orientation": "v", "showlegend": false, "textposition": "auto", "type": "bar", "visible": false, "x": ["AL", "AK", "AZ", "AR", "CA", "CO", "CT", "DE", "FL", "GA", "HI", "ID", "IL", "IN", "IA", "KS", "KY", "LA", "ME", "MD", "MA", "MI", "MN", "MS", "MO", "MT", "NE", "NV", "NH", "NJ", "NM", "NY", "NC", "ND", "OH", "OK", "OR", "PA", "RI", "SC", "SD", "TN", "TX", "UT", "VT", "VA", "WA", "WV", "WI", "WY"], "xaxis": "x", "y": [140.7, 105.2, 51.23, 73.35, 31.4, 81.53, 48.51, 47.68, 55.66, 50.78, 8.946, 117.1, 390.6, 215.5, 57.94, 57.33, 922.4, 60.72, 67.42, 24.61, 30.8, 49.28, 121.0, 80.1, 81.12, 108.4, 35.27, 41.66, 82.5, 10.27, 74.79, 18.27, 50.57, 79.24, 54.62, 90.99, 84.81, 77.17, 22.97, 63.75, 96.56, 93.03, 51.29, 256.8, 57.44, 60.07, 79.73, 115.1, 74.83, 105.9], "yaxis": "y"}, {"alignmentgroup": "True", "hovertemplate": "code=%{x}<br>gun_sales_per_100k=%{y}<br>population=%{marker.color}<extra></extra>", "legendgroup": "", "marker": {"color": [4926000.0, 735000.0, 7313000.0, 3032000.0, 39700000.0, 5786000.0, 3582000.0, 978400.0, 21580000.0, 10670000.0, 1423000.0, 1796000.0, 12730000.0, 6764000.0, 3170000.0, 2927000.0, 4489000.0, 4671000.0, 1351000.0, 6074000.0, 6925000.0, 10030000.0, 5666000.0, 2990000.0, 6167000.0, 1074000.0, 1944000.0, 3095000.0, 1366000.0, 8924000.0, 2107000.0, 19550000.0, 10540000.0, 765700.0, 11740000.0, 3976000.0, 4238000.0, 12860000.0, 1064000.0, 5173000.0, 888900.0, 6862000.0, 29130000.0, 3221000.0, 627000.0, 8576000.0, 7651000.0, 1801000.0, 5850000.0, 581500.0], "coloraxis": "coloraxis"}, "name": "", "offsetgroup": "", "orientation": "v", "showlegend": false, "textposition": "auto", "type": "bar", "visible": false, "x": ["AL", "AK", "AZ", "AR", "CA", "CO", "CT", "DE", "FL", "GA", "HI", "ID", "IL", "IN", "IA", "KS", "KY", "LA", "ME", "MD", "MA", "MI", "MN", "MS", "MO", "MT", "NE", "NV", "NH", "NJ", "NM", "NY", "NC", "ND", "OH", "OK", "OR", "PA", "RI", "SC", "SD", "TN", "TX", "UT", "VT", "VA", "WA", "WV", "WI", "WY"], "xaxis": "x", "y": [199.8, 122.5, 83.53, 96.67, 36.92, 107.2, 55.24, 71.95, 80.6, 76.62, 12.72, 141.3, 520.3, 247.3, 75.57, 77.11, 651.1, 82.61, 92.92, 44.99, 34.38, 97.07, 154.8, 109.9, 104.0, 144.9, 48.13, 65.27, 117.3, 17.56, 88.67, 23.69, 76.73, 101.1, 75.91, 106.9, 110.8, 103.1, 44.5, 93.07, 116.7, 130.4, 72.76, 347.0, 84.3, 87.86, 92.5, 133.9, 114.5, 140.4], "yaxis": "y"}], "layout": {"title": {"text": "Annual Gun Sales per 100k population of US States by Year ", "x": 0.5}, "updatemenus": [{"active": 0, "buttons": [{"args": [{"visible": [true, false, false, false, false, false, false, false, false, false, false, false, false, false, false, false, false, false, false, false]}, {"title": "2001"}], "label": "2001", "method": "update"}, {"args": [{"visible": [false, true, false, false, false, false, false, false, false, false, false, false, false, false, false, false, false, false, false, false]}, {"title": "2002"}], "label": "2002", "method": "update"}, {"args": [{"visible": [false, false, true, false, false, false, false, false, false, false, false, false, false, false, false, false, false, false, false, false]}, {"title": "2003"}], "label": "2003", "method": "update"}, {"args": [{"visible": [false, false, false, true, false, false, false, false, false, false, false, false, false, false, false, false, false, false, false, false]}, {"title": "2004"}], "label": "2004", "method": "update"}, {"args": [{"visible": [false, false, false, false, true, false, false, false, false, false, false, false, false, false, false, false, false, false, false, false]}, {"title": "2005"}], "label": "2005", "method": "update"}, {"args": [{"visible": [false, false, false, false, false, true, false, false, false, false, false, false, false, false, false, false, false, false, false, false]}, {"title": "2006"}], "label": "2006", "method": "update"}, {"args": [{"visible": [false, false, false, false, false, false, true, false, false, false, false, false, false, false, false, false, false, false, false, false]}, {"title": "2007"}], "label": "2007", "method": "update"}, {"args": [{"visible": [false, false, false, false, false, false, false, true, false, false, false, false, false, false, false, false, false, false, false, false]}, {"title": "2008"}], "label": "2008", "method": "update"}, {"args": [{"visible": [false, false, false, false, false, false, false, false, true, false, false, false, false, false, false, false, false, false, false, false]}, {"title": "2009"}], "label": "2009", "method": "update"}, {"args": [{"visible": [false, false, false, false, false, false, false, false, false, true, false, false, false, false, false, false, false, false, false, false]}, {"title": "2010"}], "label": "2010", "method": "update"}, {"args": [{"visible": [false, false, false, false, false, false, false, false, false, false, true, false, false, false, false, false, false, false, false, false]}, {"title": "2011"}], "label": "2011", "method": "update"}, {"args": [{"visible": [false, false, false, false, false, false, false, false, false, false, false, true, false, false, false, false, false, false, false, false]}, {"title": "2012"}], "label": "2012", "method": "update"}, {"args": [{"visible": [false, false, false, false, false, false, false, false, false, false, false, false, true, false, false, false, false, false, false, false]}, {"title": "2013"}], "label": "2013", "method": "update"}, {"args": [{"visible": [false, false, false, false, false, false, false, false, false, false, false, false, false, true, false, false, false, false, false, false]}, {"title": "2014"}], "label": "2014", "method": "update"}, {"args": [{"visible": [false, false, false, false, false, false, false, false, false, false, false, false, false, false, true, false, false, false, false, false]}, {"title": "2015"}], "label": "2015", "method": "update"}, {"args": [{"visible": [false, false, false, false, false, false, false, false, false, false, false, false, false, false, false, true, false, false, false, false]}, {"title": "2016"}], "label": "2016", "method": "update"}, {"args": [{"visible": [false, false, false, false, false, false, false, false, false, false, false, false, false, false, false, false, true, false, false, false]}, {"title": "2017"}], "label": "2017", "method": "update"}, {"args": [{"visible": [false, false, false, false, false, false, false, false, false, false, false, false, false, false, false, false, false, true, false, false]}, {"title": "2018"}], "label": "2018", "method": "update"}, {"args": [{"visible": [false, false, false, false, false, false, false, false, false, false, false, false, false, false, false, false, false, false, true, false]}, {"title": "2019"}], "label": "2019", "method": "update"}, {"args": [{"visible": [false, false, false, false, false, false, false, false, false, false, false, false, false, false, false, false, false, false, false, true]}, {"title": "2020"}], "label": "2020", "method": "update"}]}]}}
